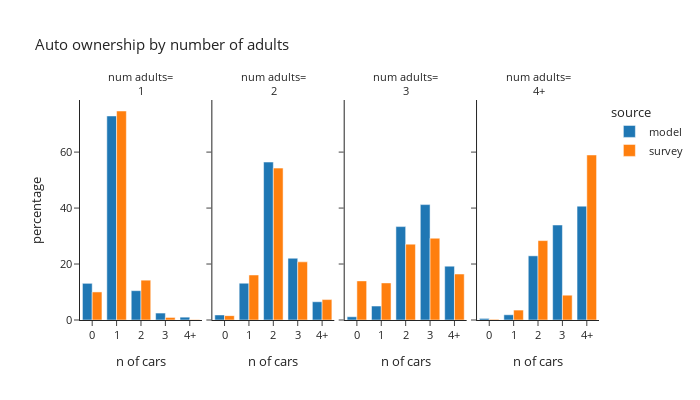

Notebook code cell kept with this figure:
### Code cell
plot_auto(hh.loc[hh['num_adults_simple']!="0"],'num_adults_simple','number of adults','num adults')

### Figure 1 — Plotly figure (JSON) as saved in the notebook; plotly's stock layout.template omitted (floating-point values rounded to 4 significant figures)
{"data": [{"alignmentgroup": "True", "hovertemplate": "source=model<br>num_adults_simple=1<br>auto_ownership_simple=%{x}<br>percentage=%{y}<extra></extra>", "legendgroup": "model", "marker": {"color": "#1F77B4", "pattern": {"shape": ""}}, "name": "model", "offsetgroup": "model", "orientation": "v", "showlegend": true, "textposition": "auto", "type": "bar", "x": ["0", "1", "2", "3", "4+"], "xaxis": "x", "y": [13.11, 72.91, 10.48, 2.484, 1.017], "yaxis": "y"}, {"alignmentgroup": "True", "hovertemplate": "source=model<br>num_adults_simple=2<br>auto_ownership_simple=%{x}<br>percentage=%{y}<extra></extra>", "legendgroup": "model", "marker": {"color": "#1F77B4", "pattern": {"shape": ""}}, "name": "model", "offsetgroup": "model", "orientation": "v", "showlegend": false, "textposition": "auto", "type": "bar", "x": ["0", "1", "2", "3", "4+"], "xaxis": "x2", "y": [1.806, 13.15, 56.44, 22.08, 6.518], "yaxis": "y2"}, {"alignmentgroup": "True", "hovertemplate": "source=model<br>num_adults_simple=3<br>auto_ownership_simple=%{x}<br>percentage=%{y}<extra></extra>", "legendgroup": "model", "marker": {"color": "#1F77B4", "pattern": {"shape": ""}}, "name": "model", "offsetgroup": "model", "orientation": "v", "showlegend": false, "textposition": "auto", "type": "bar", "x": ["0", "1", "2", "3", "4+"], "xaxis": "x3", "y": [1.15, 4.985, 33.38, 41.24, 19.25], "yaxis": "y3"}, {"alignmentgroup": "True", "hovertemplate": "source=model<br>num_adults_simple=4+<br>auto_ownership_simple=%{x}<br>percentage=%{y}<extra></extra>", "legendgroup": "model", "marker": {"color": "#1F77B4", "pattern": {"shape": ""}}, "name": "model", "offsetgroup": "model", "orientation": "v", "showlegend": false, "textposition": "auto", "type": "bar", "x": ["0", "1", "2", "3", "4+"], "xaxis": "x4", "y": [0.5632, 1.87, 22.93, 33.95, 40.69], "yaxis": "y4"}, {"alignmentgroup": "True", "hovertemplate": "source=survey<br>num_adults_simple=1<br>auto_ownership_simple=%{x}<br>percentage=%{y}<extra></extra>", "legendgroup": "survey", "marker": {"color": "#FF7F0E", "pattern": {"shape": ""}}, "name": "survey", "offsetgroup": "survey", "orientation": "v", "showlegend": true, "textposition": "auto", "type": "bar", "x": ["0", "1", "2", "3", "4+"], "xaxis": "x", "y": [10.03, 74.69, 14.23, 0.9121, 0.1429], "yaxis": "y"}, {"alignmentgroup": "True", "hovertemplate": "source=survey<br>num_adults_simple=2<br>auto_ownership_simple=%{x}<br>percentage=%{y}<extra></extra>", "legendgroup": "survey", "marker": {"color": "#FF7F0E", "pattern": {"shape": ""}}, "name": "survey", "offsetgroup": "survey", "orientation": "v", "showlegend": false, "textposition": "auto", "type": "bar", "x": ["0", "1", "2", "3", "4+"], "xaxis": "x2", "y": [1.557, 16.09, 54.28, 20.78, 7.292], "yaxis": "y2"}, {"alignmentgroup": "True", "hovertemplate": "source=survey<br>num_adults_simple=3<br>auto_ownership_simple=%{x}<br>percentage=%{y}<extra></extra>", "legendgroup": "survey", "marker": {"color": "#FF7F0E", "pattern": {"shape": ""}}, "name": "survey", "offsetgroup": "survey", "orientation": "v", "showlegend": false, "textposition": "auto", "type": "bar", "x": ["0", "1", "2", "3", "4+"], "xaxis": "x3", "y": [13.98, 13.25, 27.11, 29.23, 16.43], "yaxis": "y3"}, {"alignmentgroup": "True", "hovertemplate": "source=survey<br>num_adults_simple=4+<br>auto_ownership_simple=%{x}<br>percentage=%{y}<extra></extra>", "legendgroup": "survey", "marker": {"color": "#FF7F0E", "pattern": {"shape": ""}}, "name": "survey", "offsetgroup": "survey", "orientation": "v", "showlegend": false, "textposition": "auto", "type": "bar", "x": ["0", "1", "2", "3", "4+"], "xaxis": "x4", "y": [0.2418, 3.547, 28.37, 8.861, 58.98], "yaxis": "y4"}], "layout": {"annotations": [{"font": {}, "showarrow": false, "text": "num adults=<br>1", "x": 0.1175, "xanchor": "center", "xref": "paper", "y": 1, "yanchor": "bottom", "yref": "paper"}, {"font": {}, "showarrow": false, "text": "num adults=<br>2", "x": 0.3725, "xanchor": "center", "xref": "paper", "y": 1, "yanchor": "bottom", "yref": "paper"}, {"font": {}, "showarrow": false, "text": "num adults=<br>3", "x": 0.6275, "xanchor": "center", "xref": "paper", "y": 1, "yanchor": "bottom", "yref": "paper"}, {"font": {}, "showarrow": false, "text": "num adults=<br>4+", "x": 0.8825, "xanchor": "center", "xref": "paper", "y": 1, "yanchor": "bottom", "yref": "paper"}], "barmode": "group", "font": {"size": 11}, "height": 400, "legend": {"title": {"text": "source"}, "tracegroupgap": 0}, "title": {"text": "Auto ownership by number of adults"}, "width": 700, "xaxis": {"anchor": "y", "domain": [0, 0.235], "title": {"text": "n of cars"}}, "xaxis2": {"anchor": "y2", "domain": [0.255, 0.49], "matches": "x", "title": {"text": "n of cars"}}, "xaxis3": {"anchor": "y3", "domain": [0.51, 0.745], "matches": "x", "title": {"text": "n of cars"}}, "xaxis4": {"anchor": "y4", "domain": [0.765, 1.0], "matches": "x", "title": {"text": "n of cars"}}, "yaxis": {"anchor": "x", "domain": [0, 1], "title": {"text": "percentage"}}, "yaxis2": {"anchor": "x2", "domain": [0, 1], "matches": "y", "showticklabels": false}, "yaxis3": {"anchor": "x3", "domain": [0, 1], "matches": "y", "showticklabels": false}, "yaxis4": {"anchor": "x4", "domain": [0, 1], "matches": "y", "showticklabels": false}}}
